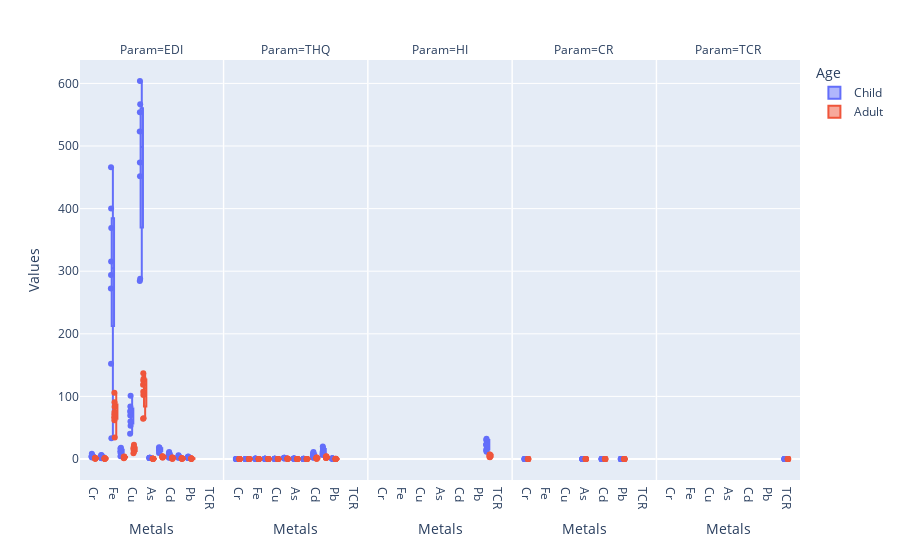

Notebook code for this chart:
### Code cell
fig = px.box(df, x= "Metals", y="Values", facet_col="Param", color="Age",
             boxmode="group", points='all', facet_col_spacing= 0.002)
fig.show()

### Figure 1 — Plotly figure (JSON) as saved in the notebook; plotly's stock layout.template omitted (floating-point values rounded to 4 significant figures)
{"data": [{"alignmentgroup": "True", "boxpoints": "all", "hovertemplate": "Age=Child<br>Param=EDI<br>Metals=%{x}<br>Values=%{y}<extra></extra>", "legendgroup": "Child", "marker": {"color": "#636efa"}, "name": "Child", "notched": false, "offsetgroup": "Child", "orientation": "v", "showlegend": true, "type": "box", "x": ["Cr", "Cr", "Cr", "Cr", "Cr", "Cr", "Cr", "Cr", "Mn", "Mn", "Mn", "Mn", "Mn", "Mn", "Mn", "Mn", "Fe", "Fe", "Fe", "Fe", "Fe", "Fe", "Fe", "Fe", "Co", "Co", "Co", "Co", "Co", "Co", "Co", "Co", "Cu", "Cu", "Cu", "Cu", "Cu", "Cu", "Cu", "Cu", "Zn", "Zn", "Zn", "Zn", "Zn", "Zn", "Zn", "Zn", "As", "As", "As", "As", "As", "As", "As", "As", "Se", "Se", "Se", "Se", "Se", "Se", "Se", "Se", "Cd", "Cd", "Cd", "Cd", "Cd", "Cd", "Cd", "Cd", "Hg", "Hg", "Hg", "Hg", "Hg", "Hg", "Hg", "Hg", "Pb", "Pb", "Pb", "Pb", "Pb", "Pb", "Pb", "Pb"], "x0": " ", "xaxis": "x", "y": [null, 6.93, 2.415, 3.955, 3.325, 3.57, 4.76, 8.295, 1.225, 6.23, 5.705, 3.255, 1.715, 5.775, 1.47, 2.59, 152.3, 466, 369.1, 33.03, 294.0, 400.1, 272.5, 315.4, 12.21, 16.7, 4.445, 10.68, 9.38, 12.32, 12.63, 17.95, 53.16, 83.83, 77.56, 101.2, 69.37, 40.18, 60.02, 75.56, 451.9, 554.1, 287.9, 603.9, 523.1, 566.6, 473.7, 284.4, 1.47, 1.995, 1.505, 1.785, 1.645, 1.82, 1.96, 2.135, 11.23, 17.9, 9.765, 15.37, 13.96, 14.53, 16.7, 18.8, 2.52, 9.77, 1.855, 6.16, 3.045, 7.385, 7.595, 11.03, 2.415, 5.25, 1.925, 5.985, 2.66, 3.255, 3.43, 4.34, 2.03, 2.73, 2.73, 1.61, 4.13, 2.135, 2.205, 3.395], "y0": " ", "yaxis": "y"}, {"alignmentgroup": "True", "boxpoints": "all", "hovertemplate": "Age=Child<br>Param=THQ<br>Metals=%{x}<br>Values=%{y}<extra></extra>", "legendgroup": "Child", "marker": {"color": "#636efa"}, "name": "Child", "notched": false, "offsetgroup": "Child", "orientation": "v", "showlegend": false, "type": "box", "x": ["Cr", "Cr", "Cr", "Cr", "Cr", "Cr", "Cr", "Cr", "Mn", "Mn", "Mn", "Mn", "Mn", "Mn", "Mn", "Mn", "Fe", "Fe", "Fe", "Fe", "Fe", "Fe", "Fe", "Fe", "Co", "Co", "Co", "Co", "Co", "Co", "Co", "Co", "Cu", "Cu", "Cu", "Cu", "Cu", "Cu", "Cu", "Cu", "Zn", "Zn", "Zn", "Zn", "Zn", "Zn", "Zn", "Zn", "As", "As", "As", "As", "As", "As", "As", "As", "Se", "Se", "Se", "Se", "Se", "Se", "Se", "Se", "Cd", "Cd", "Cd", "Cd", "Cd", "Cd", "Cd", "Cd", "Hg", "Hg", "Hg", "Hg", "Hg", "Hg", "Hg", "Hg", "Pb", "Pb", "Pb", "Pb", "Pb", "Pb", "Pb", "Pb"], "x0": " ", "xaxis": "x2", "y": [null, 0.05, 0.017, 0.028, 0.024, 0.026, 0.034, 0.059, 0.009, 0.045, 0.041, 0.023, 0.012, 0.041, 0.011, 0.019, 0.218, 0.666, 0.527, 0.473, 0.42, 0.572, 0.389, 0.451, 0.407, 0.557, 0.148, 0.356, 0.313, 0.411, 0.421, 0.599, 0.177, 0.279, 0.259, 0.337, 0.231, 0.134, 0.2, 0.252, 1.506, 1.847, 0.96, 2.013, 1.744, 1.889, 1.579, 0.948, 0.49, 0.665, 0.502, 0.595, 0.548, 0.607, 0.653, 0.712, 0.15, 0.238, 0.13, 0.205, 0.186, 0.194, 0.223, 0.251, 2.52, 9.765, 1.855, 6.16, 3.045, 7.385, 7.595, 11.03, 8.05, 17.5, 6.417, 19.95, 8.867, 10.85, 11.43, 14.47, 0.58, 0.78, 0.78, 0.46, 1.18, 0.61, 0.63, 0.97], "y0": " ", "yaxis": "y2"}, {"alignmentgroup": "True", "boxpoints": "all", "hovertemplate": "Age=Child<br>Param=HI<br>Metals=%{x}<br>Values=%{y}<extra></extra>", "legendgroup": "Child", "marker": {"color": "#636efa"}, "name": "Child", "notched": false, "offsetgroup": "Child", "orientation": "v", "showlegend": false, "type": "box", "x": ["HI", "HI", "HI", "HI", "HI", "HI", "HI", "HI"], "x0": " ", "xaxis": "x3", "y": [14.11, 32.39, 11.63, 30.6, 16.57, 22.72, 23.17, 29.75], "y0": " ", "yaxis": "y3"}, {"alignmentgroup": "True", "boxpoints": "all", "hovertemplate": "Age=Child<br>Param=CR<br>Metals=%{x}<br>Values=%{y}<extra></extra>", "legendgroup": "Child", "marker": {"color": "#636efa"}, "name": "Child", "notched": false, "offsetgroup": "Child", "orientation": "v", "showlegend": false, "type": "box", "x": ["Cr", "Cr", "Cr", "Cr", "Cr", "Cr", "Cr", "Cr", "As", "As", "As", "As", "As", "As", "As", "As", "Cd", "Cd", "Cd", "Cd", "Cd", "Cd", "Cd", "Cd", "Pb", "Pb", "Pb", "Pb", "Pb", "Pb", "Pb", "Pb"], "x0": " ", "xaxis": "x4", "y": [null, 0.00347, 0.00121, 0.00198, 0.00166, 0.00179, 0.00238, 0.00415, 0.00221, 0.00299, 0.00226, 0.00268, 0.00247, 0.00273, 0.00294, 0.0032, 0.000958, 0.00371, 0.000705, 0.00234, 0.00116, 0.00281, 0.00289, 0.00419, 1.73e-05, 2.32e-05, 2.32e-05, 1.37e-05, 3.51e-05, 1.81e-05, 1.87e-05, 2.89e-05], "y0": " ", "yaxis": "y4"}, {"alignmentgroup": "True", "boxpoints": "all", "hovertemplate": "Age=Child<br>Param=TCR<br>Metals=%{x}<br>Values=%{y}<extra></extra>", "legendgroup": "Child", "marker": {"color": "#636efa"}, "name": "Child", "notched": false, "offsetgroup": "Child", "orientation": "v", "showlegend": false, "type": "box", "x": ["TCR", "TCR", "TCR", "TCR", "TCR", "TCR", "TCR", "TCR"], "x0": " ", "xaxis": "x5", "y": [0.00318, 0.0102, 0.0042, 0.00701, 0.00532, 0.00734, 0.00822, 0.0116], "y0": " ", "yaxis": "y5"}, {"alignmentgroup": "True", "boxpoints": "all", "hovertemplate": "Age=Adult<br>Param=EDI<br>Metals=%{x}<br>Values=%{y}<extra></extra>", "legendgroup": "Adult", "marker": {"color": "#EF553B"}, "name": "Adult", "notched": false, "offsetgroup": "Adult", "orientation": "v", "showlegend": true, "type": "box", "x": ["Cr", "Cr", "Cr", "Cr", "Cr", "Cr", "Cr", "Cr", "Mn", "Mn", "Mn", "Mn", "Mn", "Mn", "Mn", "Mn", "Fe", "Fe", "Fe", "Fe", "Fe", "Fe", "Fe", "Fe", "Co", "Co", "Co", "Co", "Co", "Co", "Co", "Co", "Cu", "Cu", "Cu", "Cu", "Cu", "Cu", "Cu", "Cu", "Zn", "Zn", "Zn", "Zn", "Zn", "Zn", "Zn", "Zn", "As", "As", "As", "As", "As", "As", "As", "As", "Se", "Se", "Se", "Se", "Se", "Se", "Se", "Se", "Cd", "Cd", "Cd", "Cd", "Cd", "Cd", "Cd", "Cd", "Hg", "Hg", "Hg", "Hg", "Hg", "Hg", "Hg", "Hg", "Pb", "Pb", "Pb", "Pb", "Pb", "Pb", "Pb", "Pb"], "x0": " ", "xaxis": "x", "y": [null, 1.569, 0.547, 0.895, 0.753, 0.808, 1.078, 1.879, 0.277, 1.411, 1.292, 0.737, 0.388, 1.308, 0.333, 0.586, 34.51, 105.7, 83.62, 74.99, 66.59, 90.63, 61.72, 71.45, 2.767, 3.781, 1.006, 2.418, 2.124, 2.791, 2.862, 4.067, 12.04, 18.99, 17.57, 22.91, 15.71, 9.102, 13.6, 17.12, 102.4, 125.5, 65.21, 136.8, 118.5, 128.4, 107.3, 64.44, 0.333, 0.451, 0.341, 0.404, 0.372, 0.412, 0.444, 0.483, 2.545, 4.043, 2.212, 3.481, 3.163, 3.29, 3.782, 4.257, 0.57, 2.212, 0.42, 1.395, 0.689, 1.673, 1.72, 2.497, 0.547, 1.189, 0.436, 1.355, 0.602, 0.737, 0.777, 0.983, 0.459, 0.618, 0.618, 0.364, 0.935, 0.483, 0.499, 0.769], "y0": " ", "yaxis": "y"}, {"alignmentgroup": "True", "boxpoints": "all", "hovertemplate": "Age=Adult<br>Param=THQ<br>Metals=%{x}<br>Values=%{y}<extra></extra>", "legendgroup": "Adult", "marker": {"color": "#EF553B"}, "name": "Adult", "notched": false, "offsetgroup": "Adult", "orientation": "v", "showlegend": false, "type": "box", "x": ["Cr", "Cr", "Cr", "Cr", "Cr", "Cr", "Cr", "Cr", "Mn", "Mn", "Mn", "Mn", "Mn", "Mn", "Mn", "Mn", "Fe", "Fe", "Fe", "Fe", "Fe", "Fe", "Fe", "Fe", "Co", "Co", "Co", "Co", "Co", "Co", "Co", "Co", "Cu", "Cu", "Cu", "Cu", "Cu", "Cu", "Cu", "Cu", "Zn", "Zn", "Zn", "Zn", "Zn", "Zn", "Zn", "Zn", "As", "As", "As", "As", "As", "As", "As", "As", "Se", "Se", "Se", "Se", "Se", "Se", "Se", "Se", "Cd", "Cd", "Cd", "Cd", "Cd", "Cd", "Cd", "Cd", "Hg", "Hg", "Hg", "Hg", "Hg", "Hg", "Hg", "Hg", "Pb", "Pb", "Pb", "Pb", "Pb", "Pb", "Pb", "Pb"], "x0": " ", "xaxis": "x2", "y": [null, 0.011, 0.004, 0.006, 0.005, 0.006, 0.008, 0.013, 0.002, 0.01, 0.009, 0.005, 0.003, 0.009, 0.002, 0.004, 0.049, 0.151, 0.119, 0.107, 0.095, 0.129, 0.088, 0.102, 0.092, 0.126, 0.034, 0.081, 0.071, 0.093, 0.095, 0.136, 0.04, 0.063, 0.059, 0.076, 0.052, 0.03, 0.045, 0.057, 0.341, 0.418, 0.217, 0.456, 0.395, 0.428, 0.358, 0.215, 0.111, 0.151, 0.114, 0.135, 0.124, 0.137, 0.148, 0.161, 0.034, 0.054, 0.029, 0.046, 0.042, 0.044, 0.05, 0.057, 0.571, 2.212, 0.42, 1.395, 0.69, 1.673, 1.721, 2.498, 1.824, 3.964, 1.454, 4.519, 2.009, 2.458, 2.59, 3.277, 0.131, 0.177, 0.177, 0.104, 0.267, 0.138, 0.143, 0.22], "y0": " ", "yaxis": "y2"}, {"alignmentgroup": "True", "boxpoints": "all", "hovertemplate": "Age=Adult<br>Param=HI<br>Metals=%{x}<br>Values=%{y}<extra></extra>", "legendgroup": "Adult", "marker": {"color": "#EF553B"}, "name": "Adult", "notched": false, "offsetgroup": "Adult", "orientation": "v", "showlegend": false, "type": "box", "x": ["HI", "HI", "HI", "HI", "HI", "HI", "HI", "HI"], "x0": " ", "xaxis": "x3", "y": [3.197, 7.338, 2.636, 6.932, 3.754, 5.146, 5.248, 6.739], "y0": " ", "yaxis": "y3"}, {"alignmentgroup": "True", "boxpoints": "all", "hovertemplate": "Age=Adult<br>Param=CR<br>Metals=%{x}<br>Values=%{y}<extra></extra>", "legendgroup": "Adult", "marker": {"color": "#EF553B"}, "name": "Adult", "notched": false, "offsetgroup": "Adult", "orientation": "v", "showlegend": false, "type": "box", "x": ["Cr", "Cr", "Cr", "Cr", "Cr", "Cr", "Cr", "Cr", "As", "As", "As", "As", "As", "As", "As", "As", "Cd", "Cd", "Cd", "Cd", "Cd", "Cd", "Cd", "Cd", "Pb", "Pb", "Pb", "Pb", "Pb", "Pb", "Pb", "Pb"], "x0": " ", "xaxis": "x4", "y": [null, 0.000785, 0.000274, 0.000448, 0.000377, 0.000404, 0.000539, 0.00094, 0.0005, 0.000677, 0.00051, 0.000606, 0.000558, 0.000618, 0.000666, 0.000725, 0.000217, 0.000841, 0.00016, 0.00053, 0.000262, 0.000635, 0.000654, 0.000949, 3.9e-06, 5.25e-06, 5.25e-06, 3.09e-06, 7.95e-06, 4.11e-06, 4.24e-06, 6.54e-06], "y0": " ", "yaxis": "y4"}, {"alignmentgroup": "True", "boxpoints": "all", "hovertemplate": "Age=Adult<br>Param=TCR<br>Metals=%{x}<br>Values=%{y}<extra></extra>", "legendgroup": "Adult", "marker": {"color": "#EF553B"}, "name": "Adult", "notched": false, "offsetgroup": "Adult", "orientation": "v", "showlegend": false, "type": "box", "x": ["TCR", "TCR", "TCR", "TCR", "TCR", "TCR", "TCR", "TCR"], "x0": " ", "xaxis": "x5", "y": [0.00072, 0.00231, 0.000948, 0.00159, 0.0012, 0.00166, 0.00186, 0.00262], "y0": " ", "yaxis": "y5"}], "layout": {"annotations": [{"font": {}, "showarrow": false, "text": "Param=EDI", "x": 0.0992, "xanchor": "center", "xref": "paper", "y": 1, "yanchor": "bottom", "yref": "paper"}, {"font": {}, "showarrow": false, "text": "Param=THQ", "x": 0.2996, "xanchor": "center", "xref": "paper", "y": 1, "yanchor": "bottom", "yref": "paper"}, {"font": {}, "showarrow": false, "text": "Param=HI", "x": 0.5, "xanchor": "center", "xref": "paper", "y": 1, "yanchor": "bottom", "yref": "paper"}, {"font": {}, "showarrow": false, "text": "Param=CR", "x": 0.7004, "xanchor": "center", "xref": "paper", "y": 1, "yanchor": "bottom", "yref": "paper"}, {"font": {}, "showarrow": false, "text": "Param=TCR", "x": 0.9008, "xanchor": "center", "xref": "paper", "y": 1, "yanchor": "bottom", "yref": "paper"}], "boxmode": "group", "legend": {"title": {"text": "Age"}, "tracegroupgap": 0}, "margin": {"t": 60}, "xaxis": {"anchor": "y", "domain": [0, 0.1984], "title": {"text": "Metals"}}, "xaxis2": {"anchor": "y2", "domain": [0.2004, 0.3988], "matches": "x", "title": {"text": "Metals"}}, "xaxis3": {"anchor": "y3", "domain": [0.4008, 0.5992], "matches": "x", "title": {"text": "Metals"}}, "xaxis4": {"anchor": "y4", "domain": [0.6012, 0.7996], "matches": "x", "title": {"text": "Metals"}}, "xaxis5": {"anchor": "y5", "domain": [0.8016, 1], "matches": "x", "title": {"text": "Metals"}}, "yaxis": {"anchor": "x", "domain": [0, 1], "title": {"text": "Values"}}, "yaxis2": {"anchor": "x2", "domain": [0, 1], "matches": "y", "showticklabels": false}, "yaxis3": {"anchor": "x3", "domain": [0, 1], "matches": "y", "showticklabels": false}, "yaxis4": {"anchor": "x4", "domain": [0, 1], "matches": "y", "showticklabels": false}, "yaxis5": {"anchor": "x5", "domain": [0, 1], "matches": "y", "showticklabels": false}}}
